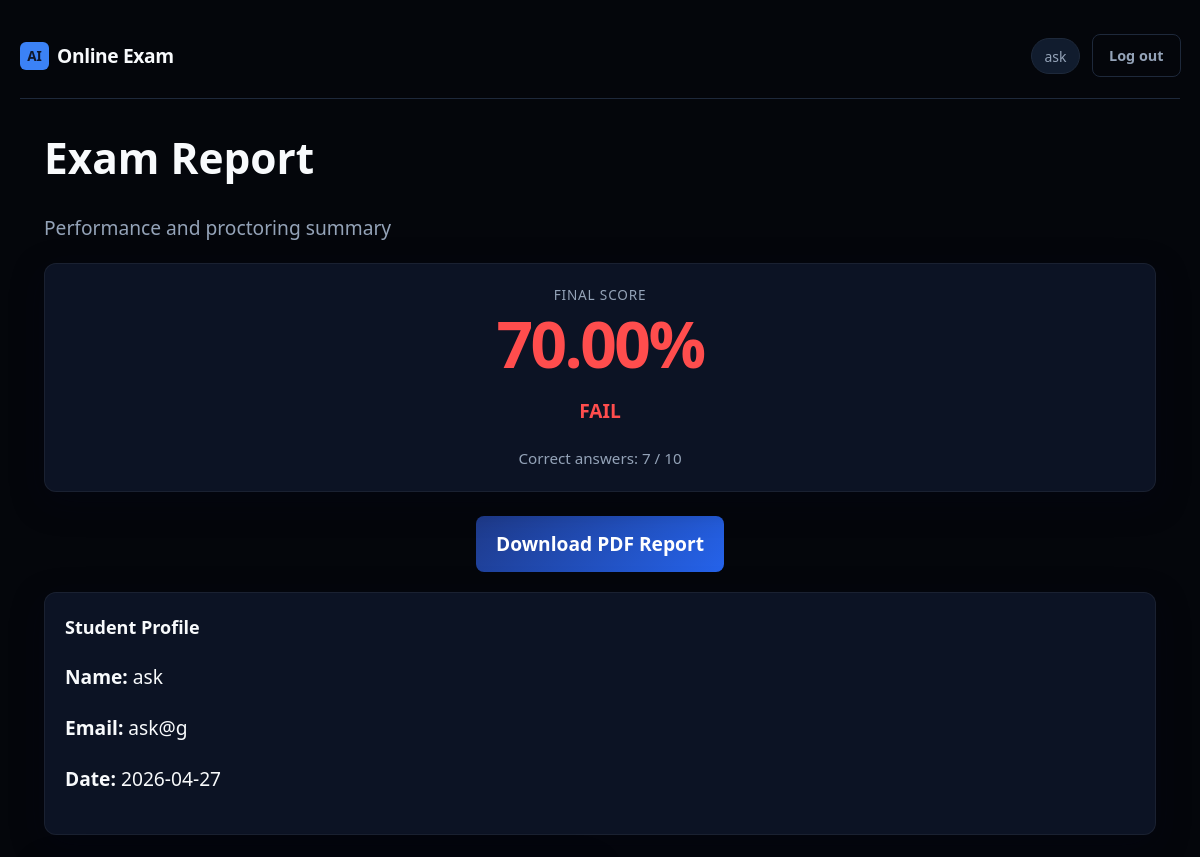
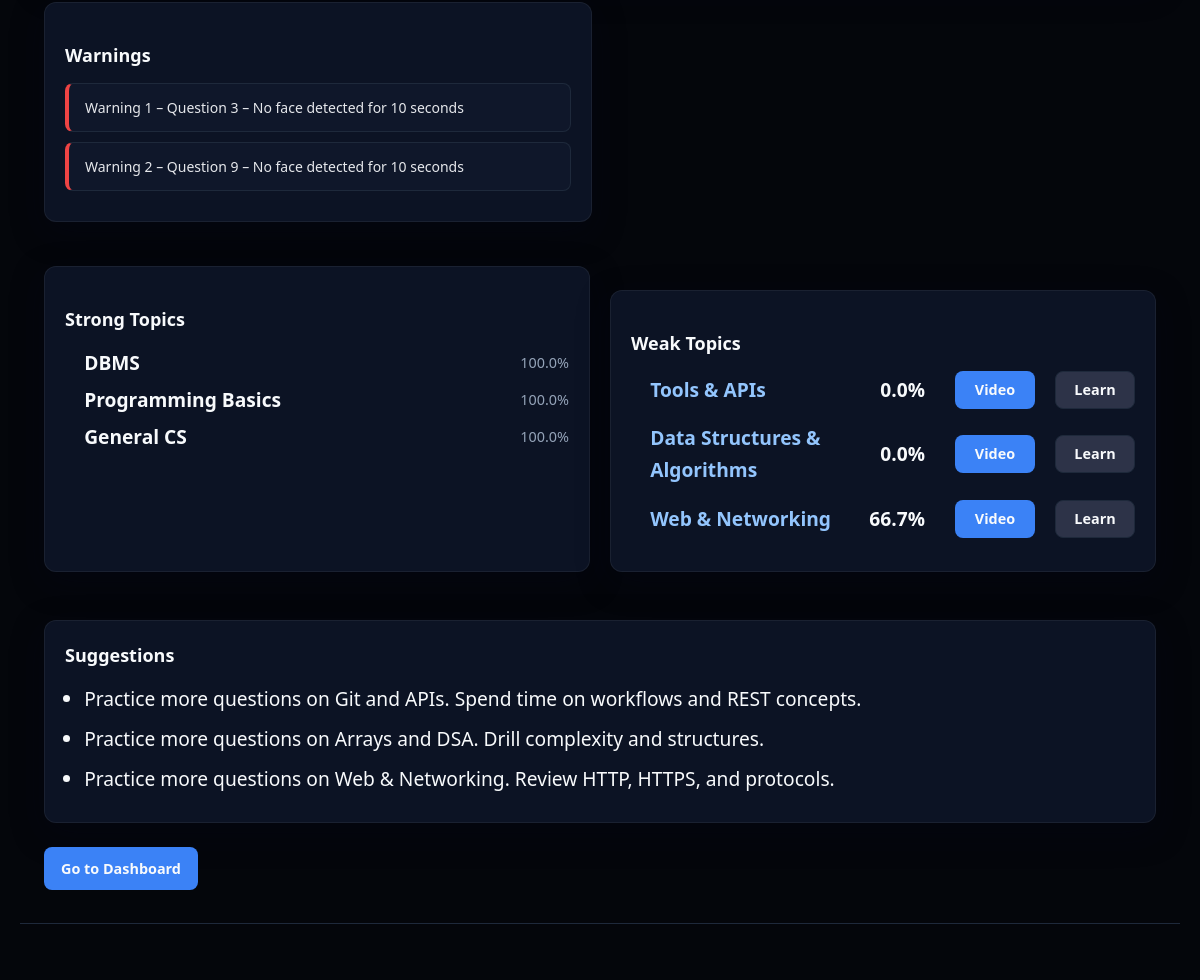
Screenshot of /report/24 (signed in) with the database file from the repository (2 pictures, top to bottom).
### app.py (models this page shows)
class User(db.Model):
    __tablename__ = "users"
    id = db.Column(db.Integer, primary_key=True)
    username = db.Column(db.String(80), unique=True, nullable=False)
    email = db.Column(db.String(120), unique=True, nullable=False)
    password_hash = db.Column(db.String(256), nullable=False)
    roll_number = db.Column(db.String(50), unique=True, nullable=True)
    created_at = db.Column(db.DateTime, default=lambda: datetime.now(timezone.utc))
    is_admin = db.Column(db.Boolean, default=False)
    allow_reattempt = db.Column(db.Boolean, default=False)
    exam_access_enabled = db.Column(db.Boolean, default=True)
    exam_completed = db.Column(db.Boolean, default=False)
    admin_role = db.Column(db.String(20), nullable=True)
    is_blocked = db.Column(db.Boolean, default=False)
    block_reason = db.Column(db.String(255))
    attempts = db.relationship("Attempt", backref="user", lazy=True)

class Question(db.Model):
    __tablename__ = "questions"
    id = db.Column(db.Integer, primary_key=True)
    text = db.Column(db.Text, nullable=False)
    option_a = db.Column(db.String(500), nullable=False)
    option_b = db.Column(db.String(500), nullable=False)
    option_c = db.Column(db.String(500), nullable=False)
    option_d = db.Column(db.String(500), nullable=False)
    correct_answer = db.Column(db.String(1), nullable=False)
    topic = db.Column(db.String(80), default="General CS")

### app.py (the view)
@app.route("/report/<int:attempt_id>")
@login_required
def exam_report(attempt_id):
    user = db.session.get(User, session["user_id"])
    if user and user.is_admin:
        attempt = Attempt.query.get(attempt_id)
    else:
        attempt = get_attempt_for_user(attempt_id, session["user_id"])
    if not attempt:
        flash("Report not found.", "error")
        return redirect(url_for("dashboard"))
    if attempt.status != "completed":
        flash("Exam is not finished yet.", "info")
        return redirect(url_for("dashboard"))
    qids = parse_question_ids(attempt)
    total_questions = len(qids)
    correct_answers = 0
    if qids:
        for qid in qids:
            ans = Answer.query.filter_by(attempt_id=attempt.id, question_id=qid).first()
            if ans and ans.selected and ans.question:
                if ans.selected.upper() == ans.question.correct_answer.upper():
                    correct_answers += 1
    score = round((correct_answers / total_questions) * 100, 2) if total_questions else 0
    warnings_list = parse_warning_details(attempt)
    timeline = parse_timeline(attempt)
    student_profile = parse_student_profile(attempt)
    if not student_profile:
        student_profile = {
            "name": attempt.user.username if attempt.user else "Student",
            "email": attempt.user.email if attempt.user else "",
            "examId": attempt.id,
            "date": to_ist(attempt.started_at).strftime("%Y-%m-%d %H:%M"),
        }
    student_name = getattr(attempt.user, "name", "Student")
    weak_topics = []
    strong_topics = []
    suggestions = []
    data = build_report_data(attempt)
    if data:
        weak_topics = data.get("weak_topics", [])
        strong_topics = data.get("strong_topics", [])
        suggestions = data.get("suggestions", [])
    question_analysis = []
    for idx, qid in enumerate(qids):
        q = db.session.get(Question, qid)
        ans = Answer.query.filter_by(attempt_id=attempt.id, question_id=qid).first()
        selected = (ans.selected or "").upper() if ans and ans.selected else None
        correct = "C"
        if not selected:
            status = "Skipped"
        elif selected == correct:
            status = "Correct"
        else:
            status = "Wrong"
        question_analysis.append(
            {
                "qno": idx + 1,
                "selected": selected,
                "correct": correct,
                "status": status,
                "topic": q.topic if q else "General CS",
            }
        )
    print("=== PDF DATA DEBUG ===")
    print(f"Score: {score}")
    print(f"Total questions: {total_questions}")
    print(f"Correct answers: {correct_answers}")
    print(f"Student profile: {student_profile}")
    print(f"Strong topics count: {len(strong_topics) if strong_topics else 0}")
    print(f"Weak topics count: {len(weak_topics) if weak_topics else 0}")
    print(f"Suggestions count: {len(suggestions) if suggestions else 0}")
    print(f"Question analysis count: {len(question_analysis) if question_analysis else 0}")
    print("===================")
    resp = make_response(render_template(
        "report.html",
        attempt=attempt,
        score=score,
        total_questions=total_questions,
        correct_answers=correct_answers,
        warnings=warnings_list,
        timeline=timeline,
        student=student_profile,
        strong_topics=strong_topics,
        weak_topics=weak_topics,
        suggestions=suggestions,
        question_analysis=question_analysis,
        learning_resources=LEARNING_RESOURCES,
    ))
    resp.headers["Cache-Control"] = "no-store, no-cache, must-revalidate, private"
    resp.headers["Pragma"] = "no-cache"
    return resp

### app.py (called while the page is built)
def to_ist(dt):
    if not dt:
        return None
    return dt.astimezone(timezone(timedelta(hours=5, minutes=30)))

def login_required(f):
    @wraps(f)
    def decorated(*args, **kwargs):
        if "user_id" not in session:
            return redirect(url_for("login"))
        return f(*args, **kwargs)
    return decorated

def get_attempt_for_user(attempt_id, user_id):
    return Attempt.query.filter_by(id=attempt_id, user_id=user_id).first()

def parse_question_ids(attempt):
    return json.loads(attempt.question_ids_json)

def parse_warning_details(attempt):
    raw = attempt.warning_details_json or "[]"
    try:
        parsed = json.loads(raw)
        return parsed if isinstance(parsed, list) else []
    except Exception:
        return []

def parse_timeline(attempt):
    raw = attempt.timeline_json or "[]"
    try:
        parsed = json.loads(raw)
        return parsed if isinstance(parsed, list) else []
    except Exception:
        return []

def parse_student_profile(attempt):
    raw = attempt.student_profile_json or "{}"
    try:
        parsed = json.loads(raw)
        return parsed if isinstance(parsed, dict) else {}
    except Exception:
        return {}

def normalize_confidence(val):
    v = (val or "medium").lower()
    if v in ("low", "medium", "high"):
        return v
    return "medium"

### templates/report.html (shortened to what this page needs)
{% extends "base.html" %}
{% block body_class %}page-report{% endblock %}
{% block content %}
{% set score_value = score if score is defined else 0 %}
{% set pass_exam = score_value >= 75 %}
<div id="pdf-report" style="visibility: visible !important; display: block !important; opacity: 1 !important;">
  <div class="report-page-header" style="visibility: visible !important; display: block !important;">
    <h1 style="visibility: visible !important; display: block !important;">Exam Report</h1>
    <p class="muted" style="visibility: visible !important; display: block !important;">Performance and proctoring summary</p>
      </div>
  <section class="card report-hero-card {{ 'report-pass' if pass_exam else 'report-fail' }}">
    <p class="report-score-label">Final Score</p>
    <p class="report-score-big">{{ "%.2f"|format(score_value|float) }}%</p>
    <p class="{{ 'text-pass' if pass_exam else 'text-fail' }}">{{ "PASS" if pass_exam else "FAIL" }}</p>
    <p class="report-score-hint">
      Correct answers: {{ correct_answers or 0 }} / {{ total_questions or 0 }}
    </p>
  </section>
<div style="text-align: center; margin: 20px 0;">
  <a href="/report/{{ attempt.id }}/pdf-clean" class="download-btn">
    Download PDF Report
  </a>
</div>
<section class="card report-section">
  <h3>Student Profile</h3>
  <p><strong>Name:</strong> {{ student.name or "-" }}</p>
  <p><strong>Email:</strong> {{ student.email or "-" }}</p>
    <p><strong>Date:</strong> {{ student.date.split(' ')[0] if student.date else "-" }}</p>
</section>
<section class="report-grid">
  <div class="card report-risk-card">
    <h3>Warnings</h3>
    {% if warnings and warnings|length > 0 %}
      <ul class="warnings-list">
        {% for w in warnings %}
          <li class="warning-item">
            Warning {{ loop.index }} &ndash;
            Question {{ w.question }} &ndash;
            {{ w.message }}
          </li>
        {% endfor %}
      </ul>
    {% else %}
      <p class="muted">No warnings</p>
    {% endif %}
  </div>
</section>
<div class="topics-row">
    <div class="card topics-box">
        <h3>Strong Topics</h3>
        {% if strong_topics and strong_topics|length > 0 %}
          <ul class="topic-list">
            {% for topic in strong_topics %}
              <li>
                <span class="topic-name">{{ topic.name }}</span>
                <span class="topic-acc">{{ topic.accuracy }}%</span>
              </li>
            {% endfor %}
          </ul>
        {% else %}
          <p class="muted">No strong topics yet.</p>
        {% endif %}
    </div>
    <div class="card topics-box">
        <h3>Weak Topics</h3>
        {% if weak_topics and weak_topics|length > 0 %}
          <ul class="topic-list">
            {% for topic in weak_topics %}
              {% set resource = learning_resources.get(topic.name) if learning_resources else None %}
              <div class="topic-row">
                <span class="topic-name topic-weak-em">{{ topic.name }}</span>
                <div class="topic-actions">
                  <span class="topic-percentage">{{ topic.accuracy }}%</span>
                  {% if resource %}
                    <a href="{{ resource.youtube }}" target="_blank" class="btn btn-primary">Video</a>
                    <a href="{{ resource.website }}" target="_blank" class="btn btn-secondary">Learn</a>
                  {% else %}
                    <a href="https://www.youtube.com/results?search_query={{ topic.name|urlencode }}" target="_blank" class="btn btn-primary">Video</a>
                  {% endif %}
                </div>
              </div>
            {% endfor %}
          </ul>
        {% else %}
          <p class="muted">No weak topics.</p>
        {% endif %}
    </div>
</div>
{% if suggestions and suggestions|length > 0 %}
<section class="card report-section">
  <h3>Suggestions</h3>
  <ul class="suggestion-list">
    {% for s in suggestions %}
      <li>{{ s }}</li>
    {% endfor %}
  </ul>
</section>
{% endif %}
<div class="report-actions">
  <a href="{{ url_for('dashboard') }}" class="btn btn-primary">Go to Dashboard</a>
</div>
</div>
{% endblock %}

### static/css/style.css (style rules this page uses)
:root { --bg: #0f172a; --bg-elevated: #111c2e; --border: #1e293b; --text: #f8fafc; --muted: #94a3b8; --accent: #3b82f6; --accent-dim: #2563eb; --accent-glow: rgba(59, 130, 246, 0.35); --success: #22c55e; --error: #ef4444; --radius: 10px; --font: "Segoe UI", system-ui, -apple-system, sans-serif; }
*, *::before, *::after { box-sizing: border-box; }
body { margin: 0; min-height: 100vh; font-family: var(--font); background: var(--bg); color: var(--text); font-size: 1.2rem; line-height: 1.65; }
a { color: var(--accent); text-decoration: none; }
.muted { color: var(--muted); }
.card { background: rgba(17, 28, 46, 0.72); border: 1px solid rgba(148, 163, 184, 0.18); border-radius: var(--radius); padding: 1.5rem 1.6rem; box-shadow: 0 10px 32px rgba(2, 6, 23, 0.35); backdrop-filter: blur(8px); -webkit-backdrop-filter: blur(8px); transition: transform 0.2s ease, box-shadow 0.2s ease, border-color 0.2s ease; }
.btn { display: inline-flex; align-items: center; justify-content: center; padding: 0.55rem 1rem; border-radius: 8px; font-size: 0.9rem; font-weight: 600; border: 1px solid transparent; cursor: pointer; font-family: inherit; transition: background 0.15s, border-color 0.15s; }
.btn-primary { background: var(--accent); color: #f8fafc; }
.btn-secondary { background: #2d3348; color: var(--text); border-color: var(--border); }
.report-grid { display: grid; gap: 1rem; margin-bottom: 1.25rem; }
@media (min-width: 560px) { .report-grid { grid-template-columns: 1fr 1fr; } }
.report-score-label { margin: 0; font-size: 0.85rem; color: var(--muted); text-transform: uppercase; letter-spacing: 0.06em; }
.report-section h3 { margin-top: 0; font-size: 1rem; }
.topic-list { margin: 0; padding-left: 1.2rem; }
.topic-list li { margin-bottom: 0.35rem; }
.topic-name { font-weight: 600; }
.topic-acc { color: var(--muted); font-size: 0.9rem; }
.suggestion-list { margin: 0; padding-left: 1.2rem; }
.suggestion-list li { margin-bottom: 0.5rem; }
.report-actions { margin-top: 1.5rem; }
.report-page-header h1 { margin: 0 0 0.35rem; font-size: 2.65rem; font-weight: 800; }
.report-hero-card { text-align: center; padding: 2rem 1.5rem; margin-bottom: 1.25rem; border-width: 2px; }
.report-fail { border-color: rgba(59, 130, 246, 0.35); background: linear-gradient(180deg, rgba(37, 99, 235, 0.1) 0%, var(--bg-elevated) 100%); }
.report-score-big { margin: 0.35rem 0; font-size: 4rem; font-weight: 900; letter-spacing: -0.04em; line-height: 1; }
.report-fail .report-score-big { color: #60a5fa; }
.report-score-hint { margin: 0.5rem 0 0; font-size: 0.95rem; color: var(--muted); }
.report-risk-card { margin-bottom: 1rem; }
.text-fail { color: #60a5fa; }
.topic-weak-em { color: #93c5fd; }
body.page-report { background: #020617 url("https://images.unsplash.com/photo-1618005182384-a83a8bd57fbe?auto=format&fit=crop&w=1920&q=80") center / cover no-repeat fixed; }
.topic-list li { display: flex; align-items: center; justify-content: space-between; flex-wrap: wrap; gap: 8px; }
.btn, .btn-primary, .btn-outline, button, a.btn, a.btn-primary, a.btn-outline { transition: all 0.25s ease; position: relative; }
.dash-stat-card, .card, .highlight-card { transition: all 0.25s ease; }
.btn, button { will-change: transform; }

### templates/base.html (style rules this page uses)
body { margin: 0; padding: 0; }
html, body { width: 100%; overflow-x: hidden; }
.dashboard, .report-page, .page-dashboard, .page-report { width: 100%; }

### rows the page displays
User: username "ask", email "ask@g"
Question: name "DBMS", accuracy "100.0"
Question: name "Programming Basics", accuracy "100.0"
Question: name "General CS", accuracy "100.0"
Question: name "Tools & APIs", accuracy "0.0"
Question: name "Data Structures & Algorithms", accuracy "0.0"
Question: name "Web & Networking", accuracy "66.7"

### other values shown
{{ session.get('username') }} "ask"
{{ "%.2f"|format(score_value|float) }} "70.00"
{{ "PASS" if pass_exam else "FAIL" }} "FAIL"
{{ correct_answers or 0 }} "7"
{{ total_questions or 0 }} "10"
{{ student.date.split(' ')[0] if student.date else "-" }} "2026-04-27"
{{ w.question }} "3" "9"
{{ w.message }} "No face detected for 10 seconds" "No face detected for 10 seconds"
{{ s }} "Practice more questions on Git and APIs. Spend time on workflows and REST concepts." "Practice more questions on Arrays and DSA. Drill complexity and structures." "Practice more questions on Web & Networking. Review HTTP, HTTPS, and protocols."
